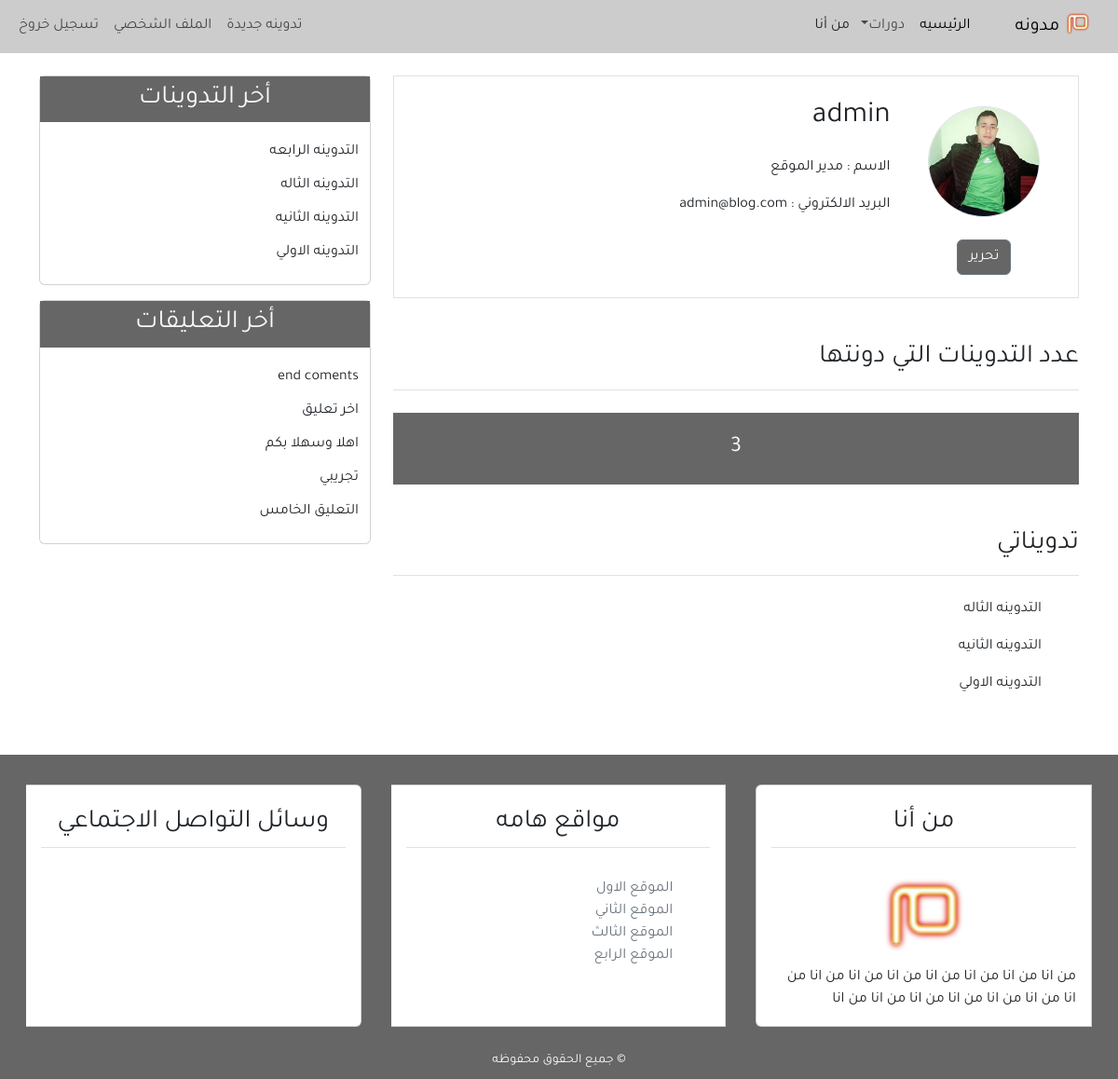
/profile/ (signed in), run on the app's committed database.
### user/models.py (models this page shows, shortened)
class Profile(models.Model):
    image = models.ImageField(default='default.jpg' , upload_to='profile_pics')
    user = models.OneToOneField(User, on_delete=models.CASCADE)

### blog/models.py (models this page shows, shortened)
class Post(models.Model):
    title = models.CharField(max_length=100)
    content = models.TextField()
    post_date = models.DateTimeField(default=timezone.now)
    post_update = models.DateTimeField(auto_now=True)
    author = models.ForeignKey(User, on_delete=models.CASCADE)
    class Meta:
        ordering = ('-post_date'),

class Comment(models.Model):
    name = models.CharField(max_length=100, verbose_name='الأسم')
    email = models.EmailField(verbose_name='البريد الاكتروني')
    body = models.TextField(verbose_name='التعليق')
    comment_date = models.DateTimeField(auto_now_add=True)
    active = models.BooleanField(default=False)
    post = models.ForeignKey(Post, on_delete=models.CASCADE, related_name='comments')
    class Meta:
        ordering = ('-comment_date'),

### user/views.py (the view)
# urls.py: path('profile/', views.profile, name='profile'),
def profile(request):
    posts = Post.objects.filter(author=request.user)
    return render(request, 'user/profile.html', {
        'title': 'الملف الشخصي',
        'posts': posts,
    })

### blog/templatetags/post_tags.py (called while the page is built)
@register.inclusion_tag('blog/latest_posts.html')
def latest_posts():
    context={
    'l_posts' : Post.objects.all()[0:5]
    }
    return context

@register.inclusion_tag('blog/latest_comments.html')
def latest_comments():
    context={
    'l_comments' : Comment.objects.filter(active=True)[0:5]
    }
    return context

### user/templates/user/profile.html (shortened to what this page needs)
{% extends "blog/base.html" %}
{% block content %}
{% load crispy_forms_tags %}
<div class="border p-4 mb-5 ">
    <div class="row">
        <div class="col-md-3 text-center">
            <img class =" img-fluid rounded-circle border m-2" width ="120px" src ="{{user.profile.image.url}}" alt ="صوره الناشر">
            <div class="mt-3">
                <a class="btn btn-secondary bg-secondary" href="">  تحرير </a>
            </div>
        </div>
        <div class="col-md-9">
            <h2 class="mb-4">{{user.username}}</h2>
            <p class="font-weight-bold">الاسم : <span class="font-weight-normal">{{user.first_name}} {{user.last_name}}</span></p>
            <p class="font-weight-bold">البريد الالكتروني : <span class="font-weight-normal">{{user.email}}   </span></p>
        </div>
    </div>
</div>
<div class="row mb-5">
    <div class="col-md">
        <h3 class="border-bottom pb-3 mb-4">عدد التدوينات التي دونتها </h3>
        <h4 class="bg-secondary text-center p-4 text-light">
            {{posts.count}}
        </h4>
        <h3 class="border-bottom mb-4 pb-3 mt-5"> تدويناتي </h3>
        {% for post in posts %}
            <ul class="pr-2">
              <a class="text-dark" href="{% url 'detail' post.id %}"> {{post.title}}</a>
            </ul>
        {% empty %}
        <h4 class="text-center mb-5"> لا يوجد تدوينات </h4>
        {% endfor %}
    </div>
</div>
{% endblock content %}

### blog/templates/blog/base.html (shortened to what this page needs)
{% load static %}
{% load post_tags %}
<!DOCTYPE html>
<html lang="ar">
<head>
    <link rel="stylesheet" href="{% static 'blog/css/bootstrap.min.css' %}">
    <link rel="stylesheet" href="{% static 'blog/css/main.css' %}">
</head>
<body>
    <header>
      <nav class="navbar navbar-expand-lg bg-body-tertiary">
        <div class="container-fluid">
          <a class="navbar-brand" href="#">
            <img src="{% static 'blog/images/mim-logo.png' %}" alt="شعار مدونه" width="30px">
            مدونه </a>
          <div class="collapse navbar-collapse" id="navbarSupportedContent">
            <ul class="navbar-nav mb-2 mb-lg-0">
              <li class="nav-item">
                <a class="nav-link active" aria-current="page" href="{% url 'home' %}"> الرئيسيه</a>
              </li>
              <li class="nav-item dropdown">
                <a class="nav-link dropdown-toggle" href="#" role="button" data-bs-toggle="dropdown" aria-expanded="false">
                دورات</a>
              </li>
            </ul>
            <li class="nav-item" style="list-style: none;">
              <a class="nav-link" href="{% url 'about' %}">من أنا</a>
            </li>
            {% if user.is_authenticated %}
            <ul class="navbar-nav me-auto mb-2 mb-lg-0">
              <li class="nav-item"><a class="nav-link" href="#">تدوينه جديدة</a></li>
              <li class="nav-item"><a class="nav-link" href="{% url 'profile' %}">الملف الشخصي</a></li>
              <li class="nav-item"><a class="nav-link" href="{% url 'logout' %}"> تسجيل خروخ</a></li>
            </ul>
            {% else %}
            <ul class="navbar-nav me-auto mb-2 mb-lg-0">
              <li class="nav-item"><a class="nav-link" href="{% url 'login' %}">تسجيل الدخول</a></li>
              <li class="nav-item"><a class="nav-link" href="{% url 'register' %}">تسجيل</a></li>
            </ul>
            {% endif %}
          </div>
        </div>
      </nav>
    </header>
    <section>
      <div class="container">
        <div class="row mt-4">
          <div class="col-md-8">
            {% block content %}
            {% endblock content %}
          </div>
          <div class="col-md-4">
            <div class="card mb-3">
              <h3 class="text-center bg-secondary text-light p-2">أخر التدوينات</h3>
                {% latest_posts %}
            </div>
            <div class="card mb-3">
              <h3 class="text-center bg-secondary text-light p-2">أخر التعليقات</h3>
                {% latest_comments %}
            </div>
          </div>
        </div>
      </div>
    </section>
    <footer class="bg-secondary">
      <div class="container-fluid">
      <div class="row">
        <div class="col-md">
          <div class="card-group mt-3">
            <div class="card m-3">
              <h3 class="card-title text-center border-bottom p-2 m-3">من أنا</h3>
              <div class="card-body">
                <div class="text-center">
                <img src="{% static 'blog/images/mim-logo.png' %}" alt="شعار مدونه" width="100px">
                </div>
                من انا من انا
                من انا من انا
                من انا من انا
                من انا من انا
                من انا من انا
                من انا من انا
                من انا من انا
              </div>
            </div>
            <div class="card m-3">
              <h3 class="card-title text-center border-bottom p-2 m-3"> مواقع هامه</h3>
              <div class="card-body">
                   <ul>
                    <li><a class = "text-secondary" href="#"> الموقع الاول</a></li>
                    <li><a class = "text-secondary" href="#"> الموقع الثاني</a></li>
                    <li><a class = "text-secondary" href="#"> الموقع الثالث</a></li>
                    <li><a class = "text-secondary" href="#"> الموقع الرابع</a></li>
                   </ul>
              </div>
            </div>
            <div class="card m-3">
              <h3 class="card-title text-center border-bottom p-2 m-3"> وسائل التواصل الاجتماعي</h3>
              <h4 class="card-body text-center">
              </h4>
            </div>
          </div>
        </div>
      </div>
      <div class="row p-2">
        <div class="col-md text-center">
        <small class="text-light">&copy; جميع الحقوق محفوظه</small>
        </div>
      </div>
    </footer>
</body>
</html>

### blog/templates/blog/latest_posts.html
<ul class = "list-group-flush latest-post">
    {% for post in l_posts %}
        <li class = "list-group-item latest-post-item">
            <a class = "text-dark" href = "{% url 'detail' post.id %}">{{post.title}}</a>
        </li>
    {% endfor %}
</ul>

### blog/templates/blog/latest_comments.html
<ul class="list-group-flush latest-comment">
    {% for comment in l_comments %}
    <li class="list-group-item latest-comment-item">
        <a class="text-dark" href="{% url 'detail' comment.post.id %}">
            {% if comment.body|length > 40 %}
            {{comment.body|slice:'45'}} ..
            {% else %}
            {{comment.body}}
            {% endif %}
        </a>
    </li>
    {% empty %}
    <li class="list-group-item latest-comment-item">لا يوجد تعليقات</li>
    {% endfor %}
</ul>

### blog/static/blog/css/main.css (style rules this page uses)
html, body { direction: rtl; text-align: right; }
body { font-family: 'Tajawal', 'sans-serf'; }
.bg-secondary { background-color: #666 !important; }
.bg-body-tertiary { background-color: #ccc !important; }
.latest-post, .latest-comment { padding: 0 15px; }
.latest-post, .latest-post-item, .latest-comment, .latest-comment-item { padding: 6px; }
.latest-post li:last-child, .latest-comment li:last-child { border-bottom: 0; padding-bottom: 0; }
a { text-decoration: none; }
ul { list-style-type: none; }

### data on the page
Post: title "التدوينه الثاله"
Post: title "التدوينه الثانيه"
Post: title "التدوينه الاولي"
Post: title "التدوينه الرابعه"
Comment: body "end coments"
Comment: body "اخر تعليق"
Comment: body "اهلا وسهلا بكم"
Comment: body "تجريبي"
Comment: body "التعليق الخامس"

### other printed values
{{ user.username }} "admin"
{{ user.first_name }} "مدير"
{{ user.last_name }} "الموقع"
{{ user.email }} "admin@blog.com"
{{ posts.count }} "3"
